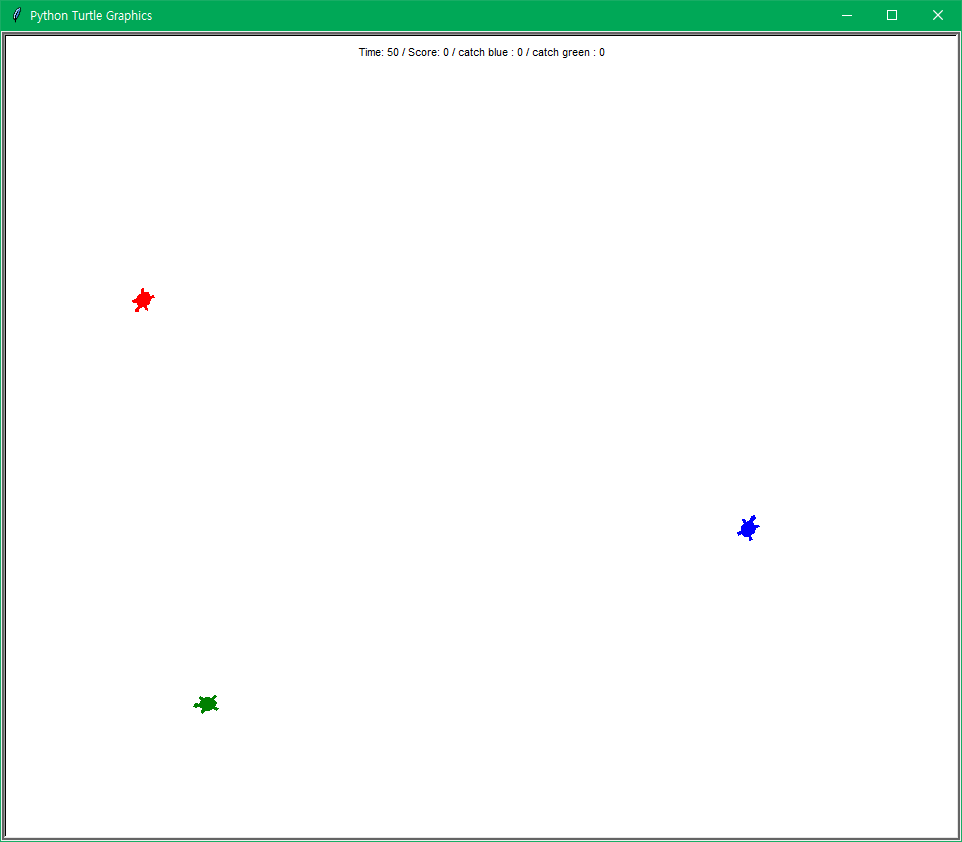

Recreate this plot in Python.
# This example is not working in Spyder directly (F5 or Run)
# Please type '!python turtle_runaway.py' on IPython console in your Spyder.
import turtle, random, time, threading


class RunawayGame:
    def __init__(self, canvas, runner, runner2, chaser, catch_radius=40, init_dist=400):
        self.canvas = canvas
        self.runner = runner
        self.runner2 = runner2
        self.chaser = chaser
        self.catch_radius2 = catch_radius ** 2
        # AI blue
        self.runner.shape('turtle')
        self.runner.color('blue')
        self.runner.penup()
        self.runner.setx(random.randint(-350, 350))
        self.runner.sety(random.randint(-350, 350))
        self.runner.setheading(random.randint(0, 360))
        # AI green
        self.runner2.shape('turtle')
        self.runner2.color('green')
        self.runner2.penup()
        self.runner2.setx(random.randint(-350, 350))
        self.runner2.sety(random.randint(-350, 350))
        self.runner2.setheading(random.randint(0, 360))
        # Player
        self.chaser.shape('turtle')
        self.chaser.color('red')
        self.chaser.penup()
        self.chaser.setx(random.randint(-350, 350))
        self.chaser.sety(random.randint(-350, 350))
        self.chaser.setheading(random.randint(0, 360))

        self.drawer = turtle.RawTurtle(canvas)
        self.drawer.hideturtle()
        self.drawer.penup()

        self.board = turtle.RawTurtle(canvas)
        self.board.hideturtle()
        self.board.penup()

        self.gametime = 60

        # blue 잡음

    def is_catch(self):
        p = self.runner.pos()
        q = self.chaser.pos()
        dx, dy = p[0] - q[0], p[1] - q[1]
        return dx ** 2 + dy ** 2 < self.catch_radius2

    # green 잡음
    def is_catch2(self):
        p = self.runner2.pos()
        q = self.chaser.pos()
        dx, dy = p[0] - q[0], p[1] - q[1]
        return dx ** 2 + dy ** 2 < self.catch_radius2

    def start(self, ai_timer_msec=100, total_score=0, blue_num=0, green_num=0):
        self.ai_timer_msec = ai_timer_msec
        self.total_score = total_score
        self.canvas.ontimer(self.step, self.ai_timer_msec)
        self.start_time = time.time()
        self.blue_num = blue_num
        self.green_num = green_num

    def scorepopup(self, color, score, extra):
        print("hit")
        score_turtle = turtle.RawTurtle(self.canvas)
        score_turtle.hideturtle()
        score_turtle.penup()
        # score_turtle.setpos(self.chaser.pos())
        score_turtle.write(f"Get {color} turtle! [{score}+({extra})]", align="center", font=36)
        time.sleep(2)
        score_turtle.clear()

    def step(self):

        self.runner.run_ai(self.chaser)
        self.runner2.run_ai(self.runner)
        self.chaser.run_ai(self.runner)

        if (abs(self.runner.xcor()) > 400 or abs(self.runner.ycor()) > 400):
            self.runner.setheading(self.runner.heading() + 180)
            self.runner.forward(100)

        if (abs(self.runner2.xcor()) > 400 or abs(self.runner2.ycor()) > 400):
            self.runner2.setheading(self.runner2.heading() + 180)
            self.runner2.forward(150)

        if (abs(self.chaser.xcor()) > 410 or abs(self.chaser.ycor()) > 410):
            self.chaser.setheading(self.chaser.heading() + 180)
            self.chaser.forward(100)

        if (abs(self.runner.heading() - self.chaser.heading()) == 180):
            self.runner.setheading(self.runner.heading() + 90)

        if (abs(self.runner2.heading() - self.chaser.heading()) == 180):
            self.runner2.setheading(self.runner2.heading() + 90)

        is_catched = self.is_catch()
        is_catched2 = self.is_catch2()
        # blue 잡음, 10점 추가
        if (is_catched == True):
            self.blue_num += 1
            self.total_score += 10 + self.blue_num
            self.runner.forward(50)
            self.runner.speed_up()
            # threading.Thread(target=self.scorepopup, args=("blue", 10)).start()
            self.scorepopup("Blue", 10, self.blue_num)
        # green 잡음, 20점 추가
        if (is_catched2 == True):
            self.green_num += 1
            self.total_score += 20 + self.green_num * 2
            self.runner2.forward(100)
            self.runner2.speed_up()
            # threading.Thread(target=self.scorepopup, args=("green", 20)).start()
            self.scorepopup("Green", 20, self.green_num * 2)

        # 점수, 시간, 잡은 거북이 표시
        self.drawer.undo()
        self.drawer.penup()
        score = self.total_score
        blue_num = self.blue_num
        green_num = self.green_num
        elapse = time.time() - self.start_time
        self.drawer.setpos(0, 380)
        self.drawer.write(
            f'Time: {self.gametime - elapse + blue_num + green_num:.0f} / Score: {score:.0f} / catch blue : {blue_num:.0f} / catch green : {green_num:.0f} ',
            align="center")


        if self.gametime - elapse + blue_num + green_num <= 0:
            canvas.clear()
            self.board.undo()
            self.board.write(f"Total Score : {score:.0f}\n Blue : {blue_num}\n Green : {green_num}", align="center", font="40")
            return

        self.canvas.ontimer(self.step, self.ai_timer_msec)




class ManualMover(turtle.RawTurtle):
    def __init__(self, canvas, step_move=10, step_turn=10):
        super().__init__(canvas)
        self.step_move = step_move
        self.step_turn = step_turn

        canvas.onkeypress(lambda: self.forward(self.step_move), 'Up')
        canvas.onkeypress(lambda: self.backward(self.step_move), 'Down')
        canvas.onkeypress(lambda: self.left(self.step_turn), 'Left')
        canvas.onkeypress(lambda: self.right(self.step_turn), 'Right')
        canvas.listen()

    def run_ai(self, opponent):
        pass


class RandomMover(turtle.RawTurtle):
    def __init__(self, canvas, step_move=13, step_turn=10):
        super().__init__(canvas)
        self.step_move = step_move
        self.step_turn = step_turn

    def run_ai(self, oppoenent):
        mode = random.randint(0, 2)
        if mode == 0:
            self.forward(self.step_move)
        elif mode == 1:
            self.left(self.step_turn)
        elif mode == 2:
            self.right(self.step_turn)

    def speed_up(self):
        self.step_turn = self.step_turn + 2
        self.step_move = self.step_move + 5


class LessRandomMover(turtle.RawTurtle):
    def __init__(self, canvas, step_move=10, step_turn=10):
        super().__init__(canvas)
        self.step_move = step_move
        self.step_turn = step_turn

    def run_ai(self, oppoenent):
        mode = random.randint(0, 3)
        if mode == 0:
            self.forward(self.step_move)
        elif mode == 1:
            self.left(self.step_turn)
        elif mode == 2:
            self.right(self.step_turn)
        elif mode == 3:
            self.forward(self.step_move)

    def speed_up(self):
        self.step_turn = self.step_turn + 2
        self.step_move = self.step_move + 2


if __name__ == '__main__':
    canvas = turtle.Screen()
    runner = RandomMover(canvas)  # 블루
    runner2 = LessRandomMover(canvas)  # 그린
    chaser = ManualMover(canvas)

    game = RunawayGame(canvas, runner, runner2, chaser)
    game.start()
    canvas.mainloop()
